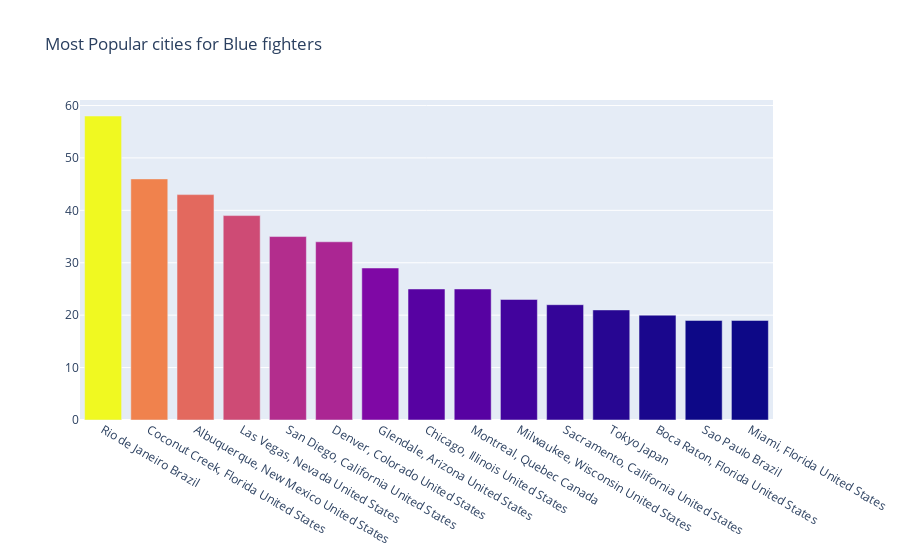

The code cell stored with this chart in its notebook:
### Code cell
cnt_srs = df['B_Location'].value_counts().head(15)

trace = go.Bar(
    x=cnt_srs.index,
    y=cnt_srs.values,
    marker=dict(
        color=cnt_srs.values,
    ),
)

layout = go.Layout(
    title='Most Popular cities for Blue fighters'
)

data = [trace]
fig = go.Figure(data=data, layout=layout)
offline.iplot(fig, filename="Ratio")
plt.savefig('plot_8.png')

### Figure 1 — Plotly figure (JSON) as saved in the notebook; plotly's stock layout.template omitted (floating-point values rounded to 4 significant figures)
{"data": [{"marker": {"color": [58, 46, 43, 39, 35, 34, 29, 25, 25, 23, 22, 21, 20, 19, 19]}, "type": "bar", "x": ["Rio de Janeiro Brazil", "Coconut Creek, Florida United States", "Albuquerque, New Mexico United States", "Las Vegas, Nevada United States", "San Diego, California United States", "Denver, Colorado United States", "Glendale, Arizona United States", "Chicago, Illinois United States", "Montreal, Quebec Canada", "Milwaukee, Wisconsin United States", "Sacramento, California United States", "Tokyo Japan", "Boca Raton, Florida United States", "Sao Paulo Brazil", "Miami, Florida United States"], "y": [58, 46, 43, 39, 35, 34, 29, 25, 25, 23, 22, 21, 20, 19, 19]}], "layout": {"title": {"text": "Most Popular cities for Blue fighters"}}}
